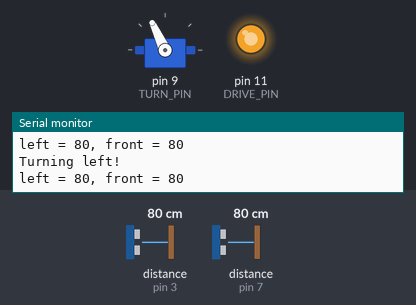
The sketch below on a simulated Arduino Uno, built with avr-gcc and run on an emulated ATmega328P. Shown: servo, output pins drawn as LEDs (lit = HIGH), the last lines printed to the serial monitor. Wiring (inferred from the names in the program): 2 × ultrasonic range finder: trigger pin 2, echo pin 3 / trigger pin 6, echo pin 7. The inputs (shaded band) are chosen by the test bench; at power-on: distance to the obstacle (sensors on pin 3, pin 7) 80 cm. The echo pulse lasts 58.3 µs per cm; pins used as bus, display or sensor lines are not drawn.

Above: at 1.4 s.
1.5 s: distance to the obstacle (sensor on pin 3) set to 38 cm
3.0 s: distance to the obstacle (sensor on pin 3) set to 33 cm
At 3.6 s:
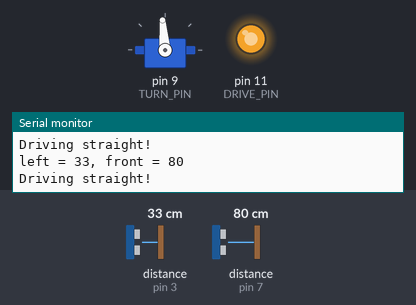
4.6 s: distance to the obstacle (sensor on pin 7) set to 65 cm
7.6 s: distance to the obstacle (sensor on pin 7) set to 54 cm
At 8.6 s:
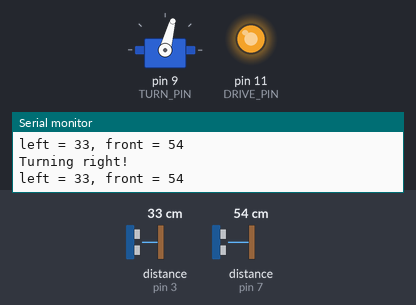
9.2 s: distance to the obstacle (sensor on pin 7) set to 120 cm
At 9.7 s:
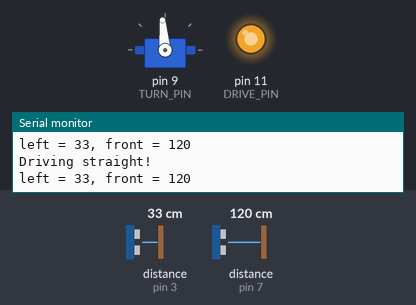
10.7 s: distance to the obstacle (sensor on pin 7) set to 2 cm
At 11.3 s:
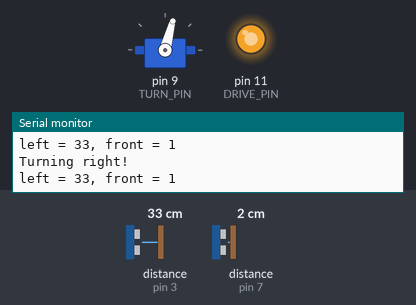
Timing chart, 0 to 13.2 s (numbered marks = the images above; inputs shaded):
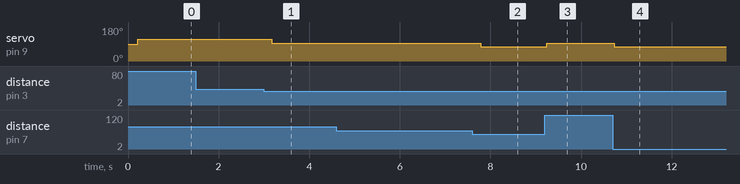

The sketch:

simple.ino
```cpp
#include <stdio.h>
#include <stdlib.h>
#include <Servo.h>

//define pins here
#define TRIG_LEFT 2
#define ECHO_LEFT 3

#define TRIG_RIGHT 4
#define ECHO_RIGHT 5

#define TRIG_FRONT 6
#define ECHO_FRONT 7

#define TURN_PIN 9
#define DRIVE_PIN 11

#define DRIVE_SPEED 230
#define SPRINT_TIME 400

#define STRAIGHT_DEG 95
#define ANGLE_CHNG 20
#define LEFT_DEG (STRAIGHT_DEG + ANGLE_CHNG)
#define RIGHT_DEG (STRAIGHT_DEG - ANGLE_CHNG)

#define MIN_DIST          30 // cm
#define MAX_DIST          35 // cm
#define MIN_DIST_F         60 // cm
#define FRONT_DIST        100 // cm
#define LEFT_SIDE         1
#define RIGHT_SIDE        2

int left_dist, right_dist, front_dist, wall_side;
char str[100];
int timeout = 11600; // microseconds -> equivalent to 4m
Servo servo;

void setup() {
  Serial.begin(9600);

  servo.attach(TURN_PIN);
  pinMode(DRIVE_PIN, OUTPUT);

  usonicsetup();
  delay(200);  // for sensors to settle

  analogWrite(DRIVE_PIN, DRIVE_SPEED);

}

void loop() {
  left_dist = usonic(timeout, TRIG_LEFT) / 58;
  front_dist = usonic(timeout, TRIG_FRONT) / 58;

  if (left_dist < MIN_DIST || front_dist < MIN_DIST_F) turnRight();
  else if (left_dist > MAX_DIST)                      turnLeft();
  else                                                straight();

  sprintf(str, "left = %d, front = %d\n", left_dist, front_dist);
  Serial.print(str);
  delay(200);
}

/*
 *  Drive Functions
 */
void turnRight(){
  servo.write(RIGHT_DEG);
  Serial.print("Turning right!\n");
}

void turnLeft(){
  servo.write(LEFT_DEG);
  Serial.print("Turning left!\n");
}

void straight(){
  servo.write(STRAIGHT_DEG);
  Serial.print("Driving straight!\n");
}

void stop(){
  servo.write(STRAIGHT_DEG);
  analogWrite(DRIVE_PIN, 0);
}


/*
 *  ultra sonic pin setup
 */
void usonicsetup(void) {
 pinMode(ECHO_LEFT, INPUT);
 pinMode(TRIG_LEFT, OUTPUT);

 pinMode(ECHO_RIGHT, INPUT);
 pinMode(TRIG_RIGHT, OUTPUT);

 pinMode(ECHO_FRONT, INPUT);
 pinMode(TRIG_FRONT, OUTPUT);

 digitalWrite(TRIG_LEFT, LOW);
 digitalWrite(TRIG_RIGHT, LOW);
}


/*  utimeout is maximum time to wait for return in us
 *
 */
long usonic(long utimeout, int trig_pin) {

 long b;
 int echo = trig_pin + 1;

 //if echo line is still low from last result, return 0;
 if(digitalRead(echo) == HIGH) { return 0;}

 //send trigger pulse
 digitalWrite(trig_pin, HIGH);
 delay(1);
 digitalWrite(trig_pin, LOW);

 long utimer = micros();

 //wait for pin state to change - return starts after 460us typically or timeout (eg if not connected)
 while((digitalRead(echo) == LOW) && ((micros() - utimer) < 1000)){}

 utimer = micros();

 //wait for pin state to change
 while((digitalRead(echo) == HIGH) && ((micros() - utimer) < utimeout)){}

 b = micros() - utimer;
 if(b == 0) b = utimeout;
 return b;

}
```

Measured:
- the behaviour switches between 36 and 35 cm on distance to the obstacle (sensor on pin 3) (found by bisection; images 0 and 1)
- the behaviour switches between 60 and 59 cm on distance to the obstacle (sensor on pin 7) (found by bisection; images 1 and 2)
- after the input at 3.0 s, servo on pin 9 (TURN_PIN): 115° → 95° after 0.17 s
- after the input at 7.6 s, servo on pin 9 (TURN_PIN): 95° → 75° after 0.18 s
- after the input at 9.2 s, servo on pin 9 (TURN_PIN): 75° → 95° after 0.05 s
- after the input at 10.7 s, servo on pin 9 (TURN_PIN): 95° → 75° at once
